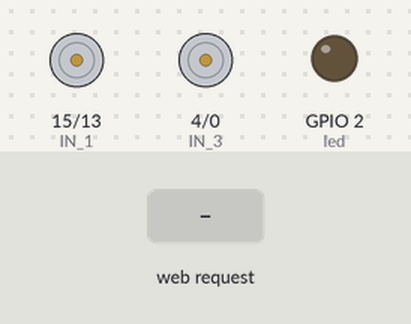
Bench run of a sketch on a simulated ESP8266 (NodeMCU). Parts: motor-driver pin pairs drawn as motors (green arrow = first pin HIGH = forward, orange = second pin HIGH = backward, longer = more drive, scaled by the enable pin), output pins drawn as LEDs (lit = HIGH). Inputs (shaded band) come from the test bench. WiFi joins after 1.5 s; servers stay silent unless stated; what the sketch prints to the serial monitor is not drawn.

Above: at 2.7 s.
2.8 s: HTTP request GET /?State=F received
At 4.0 s:
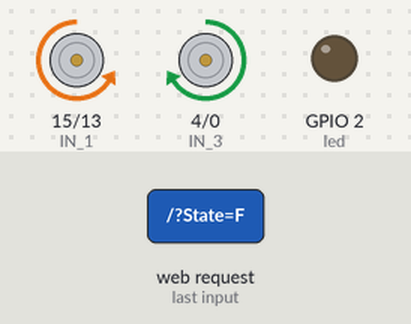
4.3 s: HTTP request GET /?State=B received
At 5.1 s:
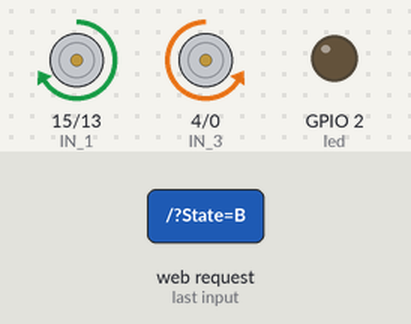
5.8 s: HTTP request GET /?State=L received
At 6.2 s:
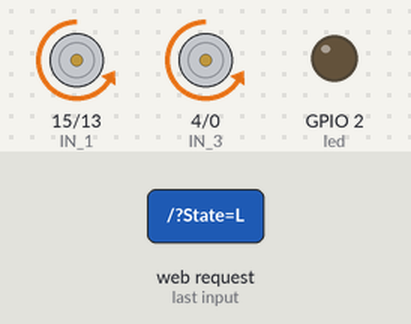
7.3 s: HTTP request GET /?State=R received
At 8.6 s:
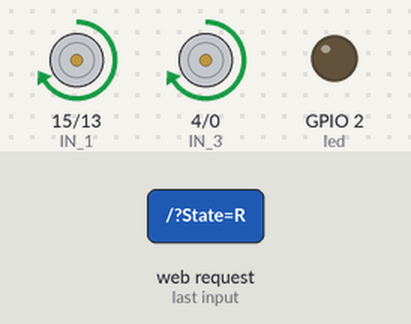
Timing chart, 0 to 9.8 s (numbered marks = the images above; inputs shaded):
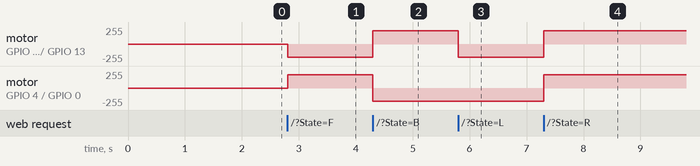

Measured:
- after the input at 2.8 s, motor on GPIO 15 (IN_1) / GPIO 13 (IN_2): stopped → backward 199/255 at once; motor on GPIO 4 (IN_3) / GPIO 0 (IN_4): stopped → forward 199/255 at once
- after the input at 4.3 s, motor on GPIO 15 (IN_1) / GPIO 13 (IN_2): backward 199/255 → forward 199/255 at once; motor on GPIO 4 (IN_3) / GPIO 0 (IN_4): forward 199/255 → backward 199/255 at once
- after the input at 5.8 s, motor on GPIO 15 (IN_1) / GPIO 13 (IN_2): forward 199/255 → backward 199/255 at once
- after the input at 7.3 s, motor on GPIO 15 (IN_1) / GPIO 13 (IN_2), motor on GPIO 4 (IN_3) / GPIO 0 (IN_4): backward 199/255 → forward 199/255 at once

The sketch:

WifiCar.ino
```cpp
#define ENA   14          // Enable/speed motors Right        GPIO14(D5)
#define ENB   12          // Enable/speed motors Left         GPIO12(D6)
#define IN_1  15          // L298N in1 motors Right           GPIO15(D8)
#define IN_2  13          // L298N in2 motors Right           GPIO13(D7)
#define IN_3  4           // L298N in3 motors Left            GPIO4(D2)
#define IN_4  0           // L298N in4 motors Left            GPIO0(D3)
#define led   2           // Lights                           GPIO2(D4)

#include <ESP8266WiFi.h>
#include <WiFiClient.h>
#include <ESP8266WebServer.h>

String command;           //String to store app command state.
int speedCar = 800;       // 400 - 1023. Default Speed

// Enter WiFi Name(SSID) & Password
const char* ssid = "YourWifiNetworkName";    //WiFi Name(SSID)
const char* password = "YourWifiPassword";   //Password

// Start Web Server
ESP8266WebServer server(80);

// Setup
void setup() {

  // Setup OUTPUT Pins
  // Pin for PWM(Speed Control)
  pinMode(ENA, OUTPUT);
  pinMode(ENB, OUTPUT);

  // Normal Output Pin to L298N
  pinMode(IN_1, OUTPUT);
  pinMode(IN_2, OUTPUT);
  pinMode(IN_3, OUTPUT);
  pinMode(IN_4, OUTPUT);

  // Pin for toogling on lights
  pinMode(led, OUTPUT);

  Serial.begin(115200);

  // Connecting WiFi
  WiFi.mode(WIFI_STA);
  WiFi.begin(ssid, password);

  while (WiFi.status() != WL_CONNECTED) {
    delay(500);
    Serial.print(".");
  }
  Serial.println("");
  Serial.println("WiFi connected!");
  Serial.println("");
  Serial.println("Connected to - ");
  Serial.print(ssid);
  Serial.println("");
  Serial.println("IP address: ");
  Serial.print(WiFi.localIP());

  // Starting Web - server
  server.on ( "/", HTTP_handleRoot );
  server.onNotFound ( HTTP_handleRoot );
  server.begin();

}

// Functions for Moving Car
void goLeft() {

  digitalWrite(IN_1, LOW);
  digitalWrite(IN_2, HIGH);
  analogWrite(ENA, speedCar);

  digitalWrite(IN_3, LOW);
  digitalWrite(IN_4, HIGH);
  analogWrite(ENB, speedCar);
}

void goRight() {

  digitalWrite(IN_1, HIGH);
  digitalWrite(IN_2, LOW);
  analogWrite(ENA, speedCar);

  digitalWrite(IN_3, HIGH);
  digitalWrite(IN_4, LOW);
  analogWrite(ENB, speedCar);
}

void goBack() {

  digitalWrite(IN_1, HIGH);
  digitalWrite(IN_2, LOW);
  analogWrite(ENA, speedCar);

  digitalWrite(IN_3, LOW);
  digitalWrite(IN_4, HIGH);
  analogWrite(ENB, speedCar);
}

void goAhead() {

  digitalWrite(IN_1, LOW);
  digitalWrite(IN_2, HIGH);
  analogWrite(ENA, speedCar);

  digitalWrite(IN_3, HIGH);
  digitalWrite(IN_4, LOW);
  analogWrite(ENB, speedCar);
}

void stopCar() {

  digitalWrite(IN_1, LOW);
  digitalWrite(IN_2, LOW);
  analogWrite(ENA, speedCar);

  digitalWrite(IN_3, LOW);
  digitalWrite(IN_4, LOW);
  analogWrite(ENB, speedCar);
}

void ledon() {

  digitalWrite(led, LOW);
}
void ledoff() {

  digitalWrite(led, HIGH);
}
void loop() {
  server.handleClient();

  command = server.arg("State");

  // Movement functions
  if (command == "F") goAhead();
  else if (command == "B") goBack();
  else if (command == "L") goLeft();
  else if (command == "R") goRight();

  // Speed keys defined below
  else if (command == "0") speedCar = 0;
  else if (command == "1") speedCar = 150;
  else if (command == "2") speedCar = 240;
  else if (command == "3") speedCar = 310;
  else if (command == "4") speedCar = 480;
  else if (command == "5") speedCar = 550;
  else if (command == "6") speedCar = 620;
  else if (command == "7") speedCar = 790;
  else if (command == "8") speedCar = 910;
  else if (command == "9") speedCar = 1023;

  // Stop the Car
  else if (command == "S") stopCar();

  // Light Commands
  else if (command == "U") ledon();
  else if (command == "u") ledoff();

  // Restart your Board
  else if (command == "X") ESP.restart();

}

// Handle HTTP
void HTTP_handleRoot(void) {

  if (server.hasArg("State") ) {
    Serial.println(server.arg("State"));
  }
  server.send (200, "text/html", "" );
  delay(1);

}
```
